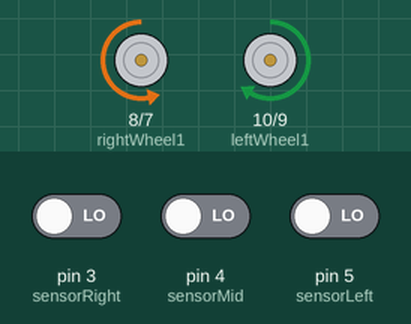
Recording of a sketch running on a simulated Arduino Uno, built with avr-gcc and run on an emulated ATmega328P. Parts: motor-driver pin pairs drawn as motors (green arrow = first pin HIGH = forward, orange = second pin HIGH = backward, longer = more drive, scaled by the enable pin). The inputs (shaded band) are chosen by the test bench; at power-on: pin 3 (sensorRight) LOW, pin 5 (sensorLeft) LOW, pin 4 (sensorMid) LOW.

Above: at 1.2 s.
1.3 s: pin 3 (sensorRight) driven HIGH
At 1.9 s:
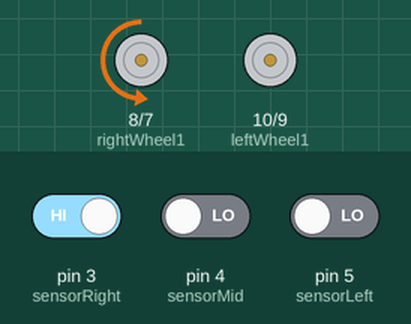
2.8 s: pin 3 (sensorRight) driven LOW
At 4.0 s:
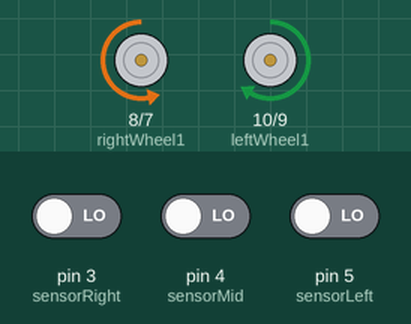
4.3 s: pin 5 (sensorLeft) driven HIGH
At 5.4 s:
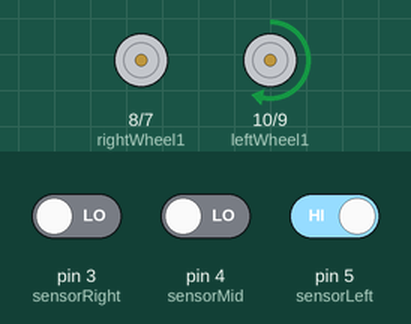
5.8 s: pin 4 (sensorMid) driven HIGH
At 6.5 s:
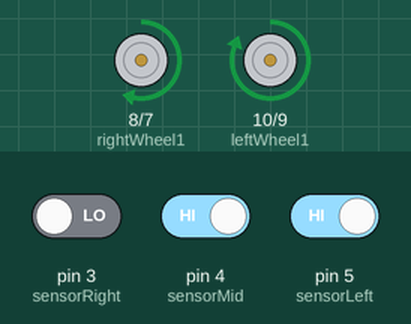
7.3 s: pin 3 (sensorRight) driven HIGH
At 7.47 s:
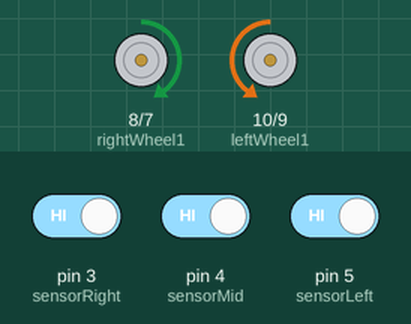
10.3 s: pin 4 (sensorMid) driven LOW
At 10.3 s:
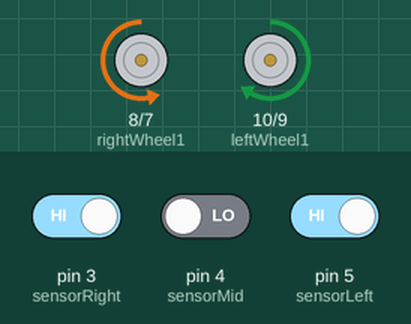
Timing chart, 0 to 12.8 s (numbered marks = the images above; inputs shaded):
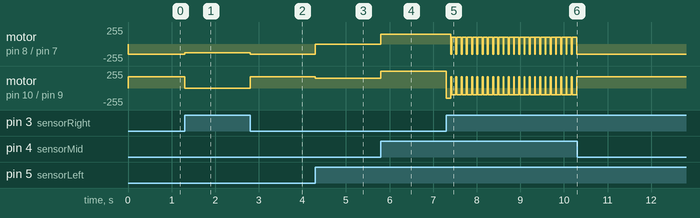

The sketch:

linefollower.ino
```cpp
int ENL = 11; //enable left
int leftWheel1 = 10;
int leftWheel2 = 9;

int ENR = 6; //enable right
int rightWheel1 = 8;
int rightWheel2 = 7;

int sensorLeft = 5;
int sensorRight = 3;
int sensorMid = 4;

int backCount = 0;
int lastRead = 000;

void setup() {
  pinMode(ENL, OUTPUT);
  pinMode(leftWheel1, OUTPUT);
  pinMode(leftWheel2, OUTPUT);

  pinMode(ENR, OUTPUT);
  pinMode(rightWheel1, OUTPUT);
  pinMode(rightWheel2, OUTPUT);

  pinMode(sensorLeft, INPUT);
  pinMode(sensorRight, INPUT);
  pinMode(sensorMid, INPUT);

}

void loop() {
   int SL = digitalRead(sensorLeft); //sensor value left
   int SR = digitalRead(sensorRight); //sensor value right
   int SM = digitalRead(sensorMid); //sensor value middle

   // 0 represents black and 1 represents white

  if(SL == 1 && SM == 1 && SR == 1) {
    if (backCount <= 4) {
      backward();
      backCount++;
    }
    else {
      if ((lastRead == 110) || (lastRead == 100))
        sharp_right();
      else if ((lastRead == 011) || (lastRead == 001))
        sharp_left();
      else
        forward();

      backCount = 0;
    }
    delay(20);
  }

  else if(SL == 1 && SM == 1 && SR == 0) {
    sharp_right();
    delay(100);
  }

  else if(SL == 0 && SM == 1 && SR == 1) {
    left();
    delay(100);
  }

  else if(SL == 1 && SM == 0 && SR == 0) {
    right();
    delay(100);
  }

  else if(SL == 0 && SM == 0 && SR == 1) {
    left();
    delay(100);
  }

  else
    forward();

}

void forward() {
  analogWrite(ENL, 170);
  digitalWrite(leftWheel1, HIGH);
  digitalWrite(leftWheel2, LOW);

  analogWrite(ENR, 150);
  digitalWrite(rightWheel1, LOW);
  digitalWrite(rightWheel2, HIGH);
}

void backward() {
  analogWrite(ENL, 100);
  digitalWrite(leftWheel1, LOW);
  digitalWrite(leftWheel2, HIGH);

  analogWrite(ENR, 100);
  digitalWrite(rightWheel1, HIGH);
  digitalWrite(rightWheel2, LOW);
}

void right() {
  analogWrite(ENL, 150);
  digitalWrite(leftWheel1, HIGH);
  digitalWrite(leftWheel2, LOW);

  analogWrite(ENR, 0);
  digitalWrite(rightWheel1, LOW);
  digitalWrite(rightWheel2, HIGH);
}

void sharp_right() {
  analogWrite(ENL, 255);
  digitalWrite(leftWheel1, HIGH);
  digitalWrite(leftWheel2, LOW);

  analogWrite(ENR, 100);
  digitalWrite(rightWheel1, HIGH);
  digitalWrite(rightWheel2, LOW);

}

void left() {
  analogWrite(ENL, 0);
  digitalWrite(leftWheel1, HIGH);
  digitalWrite(leftWheel2, LOW);

  analogWrite(ENR, 130);
  digitalWrite(rightWheel1, LOW);
  digitalWrite(rightWheel2, HIGH);
}

void sharp_left() {
  analogWrite(ENL, 80);
  digitalWrite(leftWheel1, HIGH);
  digitalWrite(leftWheel2, LOW);

  analogWrite(ENR, 255);
  digitalWrite(rightWheel1, LOW);
  digitalWrite(rightWheel2, HIGH);
}
```

Measured:
- after the input at 1.3 s, motor on pin 8 (rightWheel1) / pin 7 (rightWheel2): backward 150/255 → backward 130/255 at once; motor on pin 10 (leftWheel1) / pin 9 (leftWheel2): forward 170/255 → stopped at once
- after the input at 2.8 s, motor on pin 8 (rightWheel1) / pin 7 (rightWheel2): backward 130/255 → backward 150/255 at once; motor on pin 10 (leftWheel1) / pin 9 (leftWheel2): stopped → forward 170/255 at once
- after the input at 4.3 s, motor on pin 8 (rightWheel1) / pin 7 (rightWheel2): backward 150/255 → stopped at once; motor on pin 10 (leftWheel1) / pin 9 (leftWheel2): forward 170/255 → forward 150/255 at once
- after the input at 5.8 s, motor on pin 8 (rightWheel1) / pin 7 (rightWheel2): stopped → forward 150/255 at once; motor on pin 10 (leftWheel1) / pin 9 (leftWheel2): forward 150/255 → forward 255/255 at once
- after the input at 7.3 s, motor on pin 8 (rightWheel1) / pin 7 (rightWheel2): alternates backward 150/255 for 0.02 s and forward 100/255 for 0.10 s, starting after 0.10 s; motor on pin 10 (leftWheel1) / pin 9 (leftWheel2): forward 255/255 → backward 150/255 at once, then repeats every 0.12 s: forward 170/255 0.02 s, backward 100/255 0.10 s
- after the input at 10.3 s, motor on pin 8 (rightWheel1) / pin 7 (rightWheel2): stops changing and stays backward 150/255; motor on pin 10 (leftWheel1) / pin 9 (leftWheel2): stops changing and stays forward 170/255
